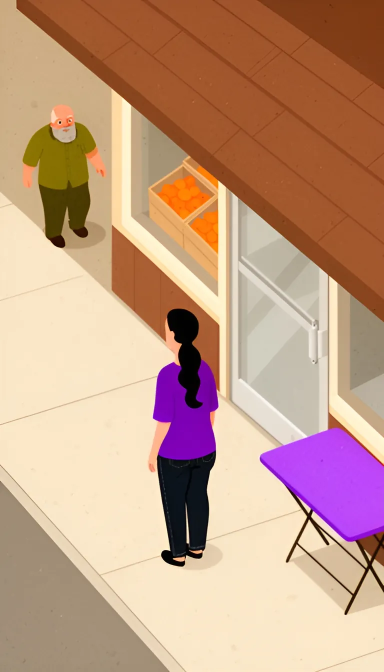
#> input picture wdpfxqlsvp/sig/img/aerial-dwayne.webp, 768 x 1344 px, given in place of aerial-dwayne.webp.webp, which was not available (shown at 1/2 size)
$ python signs.py ../../../../wdpfxqlsvp/sig/img/aerial-dwayne.webp
#> lines starting #> are read from the running program, lines starting #| are printed output that depends on the picture; after the words box and inside, x2 and y2 are one past the last pixel; in counts of white or black regions, pixels touching at a corner belong together
# signs.py: the drive's name on the table, real and readable (rule 67, Robert, Nov 21, 2026, 12:56 PM: "The table should also have the
# libraries for all" sign; words printed in a picture are real and readable). In the views from above the painter wrote made-up
# letters on the table's card; here the card is found (the white patch on the purple table), painted clean and given "LIBRARIES FOR
# ALL" in the drive's purple, laid into the card's own slant.
import sys, numpy as np, cv2
from PIL import Image, ImageDraw, ImageFont
IMG = "/home/claude/m-r4x8t2/wdpfxqlsvp/sig/img/"
FONT = "/home/claude/fonts/Figtree.ttf"
PURPLE = (90, 62, 153)
def text_card(w, h, paper):
    S = 8; W, H = int(w * S), int(h * S)
    im = Image.new("RGB", (W, H), paper); d = ImageDraw.Draw(im)
    d.rectangle((0, 0, W - 1, H - 1), outline=(196, 190, 204), width=max(2, int(S * 0.9)))  # a fine edge, as a card has
    try: f = ImageFont.truetype(FONT, 10); f.set_variation_by_axes([850])
    except Exception: f = None
    lines = ["LIBRARIES", "FOR ALL"]
    size = H * 0.36
    while True:
        f = ImageFont.truetype(FONT, int(size))
        try: f.set_variation_by_axes([850])
        except Exception: pass
        ws = [d.textlength(t, font=f) for t in lines]
        if max(ws) <= W * 0.84 or size < 6: break
        size *= 0.94
    asc, desc = f.getmetrics(); lh = (asc + desc) * 0.92; y0 = (H - lh * 2) / 2
    for i, t in enumerate(lines): d.text(((W - ws[i]) / 2, y0 + i * lh), t, font=f, fill=PURPLE)
    return im
def fix(name):
    im = Image.open(IMG + name + ".webp").convert("RGBA"); a = np.asarray(im).astype(np.uint8).copy(); rgb = a[..., :3].astype(int)
    r, g, b = rgb[..., 0], rgb[..., 1], rgb[..., 2]
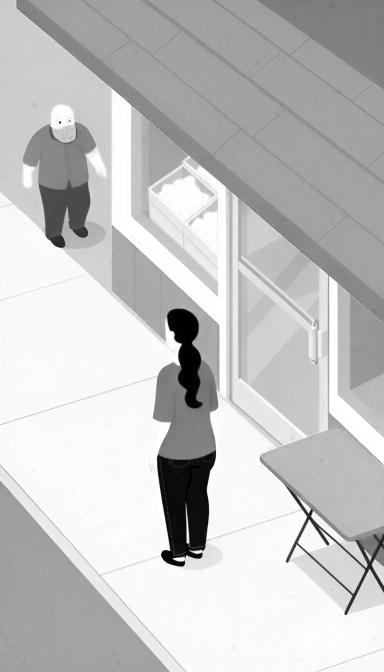
#> r: shape (1344, 768) int64 (shown at 1/2 size); min 0, max 255, mean 195.3
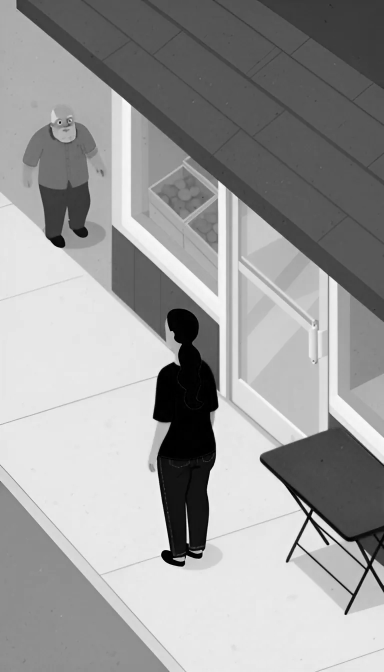
#> g: shape (1344, 768) int64 (shown at 1/2 size); min 0, max 255, mean 155.5
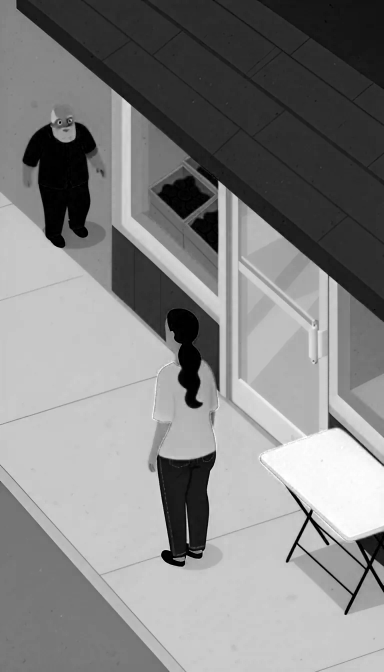
#> b: shape (1344, 768) int64 (shown at 1/2 size); min 0, max 255, mean 131.5
    purple = (b > g + 25) & (r > g + 15)
#> purple: shape (1344, 768) bool; 5.2% white; 2 white regions, box (x1, y1, x2, y2) and area: (519, 855, 768, 1085) 35454, (305, 719, 438, 921) 18557
    purple[int(purple.shape[0] * 0.62):] = False  # the table stands up the walk; the canvasser's purple shirt and clipboard are below it
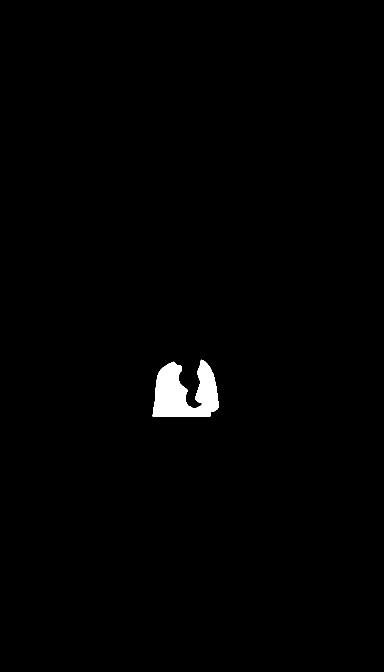
#> purple: shape (1344, 768) bool (shown at 1/2 size); 0.95% white; 1 white region, box (x1, y1, x2, y2) and area: (305, 719, 438, 833) 9838
    # the table: the biggest purple blob; the card: bright pixels inside the table's outline
    n, lab, st, _ = cv2.connectedComponentsWithStats(purple.astype(np.uint8), 8)
#> n = 2; st = [[0, 0, 768, 1344, 1022354], [305, 719, 133, 114, 9838]]
    k = 1 + int(np.argmax(st[1:, cv2.CC_STAT_AREA])); tbl = lab == k
#> after `k = 1 + int(np.argmax(st[1:, cv2.CC_STAT_AREA]))`: k = 1
    hull = cv2.convexHull(np.argwhere(tbl)[:, ::-1].astype(np.int32)); inside = np.zeros(tbl.shape, np.uint8); cv2.fillConvexPoly(inside, hull, 1)
#> after `hull = cv2.convexHull(np.argwhere(tbl)[:, ::-1].astype(np.int32))`: hull = contour of 27 points, box (x1, y1, x2, y2) (305, 719, 438, 833), area 12767
#> after `cv2.fillConvexPoly(inside, hull, 1)`: inside: shape (1344, 768); values 0 (black) and 1 (white), 1.3% white; 1 white region, box (x1, y1, x2, y2) and area: (305, 719, 438, 833) 12974
    bright = (r > 175) & (g > 170) & (b > 160) & (inside > 0)
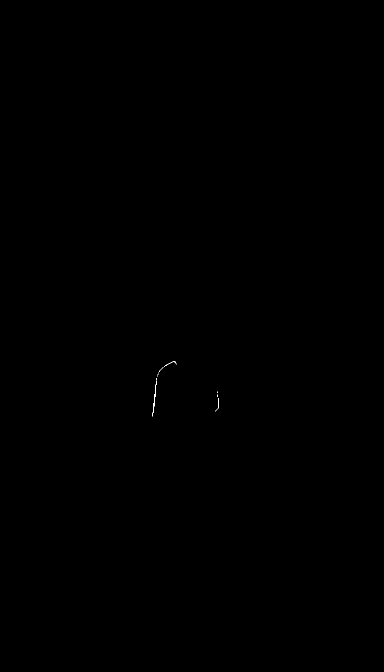
#> bright: shape (1344, 768) bool (shown at 1/2 size); 0.02% white in thin lines or dots, all inside (x1, y1, x2, y2) = (305, 723, 438, 833)
    bright = cv2.morphologyEx(bright.astype(np.uint8), cv2.MORPH_CLOSE, np.ones((5, 5), np.uint8))
    n2, lab2, st2, _ = cv2.connectedComponentsWithStats(bright, 8)
#> lab2: shape (1344, 768) int32; 11 distinct labels, from 0 to 10
#> n2 = 11; st2 = [[0, 0, 768, 1344, 1031997], [328, 723, 26, 11, 35], [318, 734, 9, 10, 10], [317, 745, 1, 1, 1], [315, 747, 2, 4, 4], [314, 752, 1, 1, 1], [313, 756, 1, 5, 5], [305, 762, 8, 71, 104], [434, 783, 1, 3, 3], [435, 789, 1, 5, 5], [430, 796, 8, 27, 27]]
    if n2 < 2: print(name, "no card"); return False
    k2 = 1 + int(np.argmax(st2[1:, cv2.CC_STAT_AREA])); card = (lab2 == k2).astype(np.uint8)
#> after `k2 = 1 + int(np.argmax(st2[1:, cv2.CC_STAT_AREA]))`: k2 = 7
#> after `card = (lab2 == k2).astype(np.uint8)`: card: shape (1344, 768); values 0 (black) and 1 (white), 0.01% white in thin lines or dots, all inside (x1, y1, x2, y2) = (305, 762, 313, 833)
    card = cv2.morphologyEx(card, cv2.MORPH_CLOSE, np.ones((9, 9), np.uint8))
    cnts, _ = cv2.findContours(card, cv2.RETR_EXTERNAL, cv2.CHAIN_APPROX_NONE); c = max(cnts, key=cv2.contourArea)
#> after `cnts, _ = cv2.findContours(card, cv2.RETR_EXTERNAL, cv2.CHAIN_APPROX_N`: cnts = 1 contour; box (x1, y1, x2, y2) and area: (305, 762, 313, 833) 33
#> after `c = max(cnts, key=cv2.contourArea)`: c = contour of 140 points, box (x1, y1, x2, y2) (305, 762, 313, 833), area 33
    quad = cv2.approxPolyDP(cv2.convexHull(c), 0.06 * cv2.arcLength(cv2.convexHull(c), True), True).reshape(-1, 2).astype(np.float32)
#> quad = [[312, 762], [305, 832]]
    if len(quad) != 4: rect = cv2.minAreaRect(c); quad = cv2.boxPoints(rect).astype(np.float32)
#> after `rect = cv2.minAreaRect(c)`: rect = ((309, 797), (70.35, 1.99), -83.88)
#> after `quad = cv2.boxPoints(rect).astype(np.float32)`: quad = [[306.2, 832.1], [304.2, 831.9], [311.7, 762], [313.7, 762.2]]
    # order the corners: the card's long side runs along the reading direction
    ctr = quad.mean(0); ang = np.arctan2(quad[:, 1] - ctr[1], quad[:, 0] - ctr[0]); quad = quad[np.argsort(ang)]  # clockwise from the left
#> after `ctr = quad.mean(0)`: ctr = [309, 797]
#> after `ang = np.arctan2(quad[:, 1] - ctr[1], quad[:, 0] - ctr[0])`: ang = [1.65, 1.71, -1.49, -1.44]
#> after `quad = quad[np.argsort(ang)]`: quad = [[311.7, 762], [313.7, 762.2], [306.2, 832.1], [304.2, 831.9]]
    # the text runs along the card's edge that's closest to level and points right, so it reads left to right on screen
    def lean(i): d = quad[(i + 1) % 4] - quad[i]; return abs(np.arctan2(d[1], d[0])) if d[0] > 0 else 9
#> called with i = 0
#> after `d = quad[(i + 1) % 4] - quad[i]`: d = [1.98, 0.212]
    best = min(range(4), key=lean)
#> best = 0
    q = np.array([quad[(best + j) % 4] for j in range(4)], np.float32)  # tl, tr, br, bl around the card
#> q has the same summary as quad
    q = (q - q.mean(0)) * 1.06 + q.mean(0)  # a little larger, so the painted card's old edge is covered
#> q = [[311.9, 759.9], [314, 760.1], [306, 834.2], [303.9, 834]]
    w = float(np.linalg.norm(q[1] - q[0])); h = float(np.linalg.norm(q[3] - q[0]))
#> after `w = float(np.linalg.norm(q[1] - q[0]))`: w = 2.11
#> after `h = float(np.linalg.norm(q[3] - q[0]))`: h = 74.57
    paper = tuple(int(v) for v in np.median(rgb[card > 0], axis=0)); paper = tuple(min(255, max(v, 236)) for v in paper)
#> after `paper = tuple((int(v) for v in np.median(rgb[card > 0], axis=0)))`: paper = (252, 220, 233)
#> after `paper = tuple((min(255, max(v, 236)) for v in paper))`: paper = (252, 236, 236)
    tex = text_card(w, h, paper); src = np.float32([[0, 0], [tex.width, 0], [tex.width, tex.height], [0, tex.height]])
#> in text_card, `W, H = (int(w * S), int(h * S))`: W = 16; H = 596
#> in text_card, `im = Image.new('RGB', (W, H), paper)`:
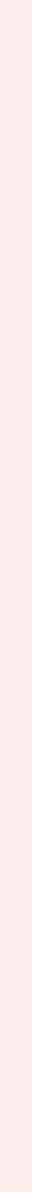
#> im: PIL image 16x596 RGB (shown 2 times larger); mean R, G, B 252, 236, 236
#> in text_card, `size = H * 0.36`: size = 214.6
#> the loop in text_card, `while True:` made 59 passes
#> (ws, size) on passes 1 to 12: ([1098.4, 893.1], 201.7), ([1031.7, 838.8], 189.6), ([970.1, 788.8], 178.2), ([913.6, 742.9], 167.5), ([857.2, 697], 157.5), ([805.9, 655.2], 148), ([759.7, 617.7], 139.1), ([713.5, 580.1], 130.8), ([667.3, 542.5], 122.9), ([626.2, 509.1], 115.6), ([590.3, 479.9], 108.6), ([554.4, 450.7], 102.1)
#> ws on pass 59: [25.64, 20.86]
#> after the loop in text_card, `while True:`: size = 5.93
#> in text_card, `asc, desc = f.getmetrics()`: asc = 5; desc = 2
#> in text_card, `lh = (asc + desc) * 0.92`: lh = 6.44
#> in text_card, `y0 = (H - lh * 2) / 2`: y0 = 291.6
#> after `tex = text_card(w, h, paper)`:
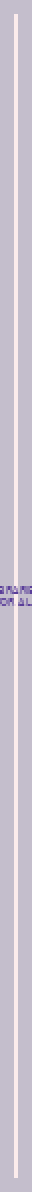
#> tex: PIL image 16x596 RGB (shown 2 times larger); mean R, G, B 202.2, 194.8, 207.6
#> after `src = np.float32([[0, 0], [tex.width, 0], [tex.width, tex.height], [0,`: src = [[0, 0], [16, 0], [16, 596], [0, 596]]
    Mx = cv2.getPerspectiveTransform(src, q)
#> Mx = [[0.131, -0.0133, 311.9], [0.014, 0.124, 759.9], [0, 0, 1]]
    warped = cv2.warpPerspective(np.asarray(tex), Mx, (im.width, im.height), flags=cv2.INTER_AREA)
    mask = np.zeros(tbl.shape, np.float32); cv2.fillConvexPoly(mask, q.astype(np.int32), 1.0)
#> after `cv2.fillConvexPoly(mask, q.astype(np.int32), 1.0)`: mask: shape (1344, 768) float32; values 0 (black) and 1 (white), 0.03% white; 1 white region, box (x1, y1, x2, y2) and area: (303, 759, 314, 835) 269
    mask = cv2.GaussianBlur(mask, (3, 3), 0.8)
    for ch in range(3): a[..., ch] = (a[..., ch] * (1 - mask) + warped[..., ch] * mask).clip(0, 255).astype(np.uint8)
    Image.fromarray(a, "RGBA").save(IMG + name + ".webp", quality=90, method=6)
    print(name, "card", [tuple(int(v) for v in p) for p in q], "size", round(w), round(h))
#| ../../../../wdpfxqlsvp/sig/img/aerial-dwayne.webp card [(311, 759), (313, 760), (306, 834), (303, 834)] size 2 75
    return True
for nme in sys.argv[1].split(","): fix(nme)
